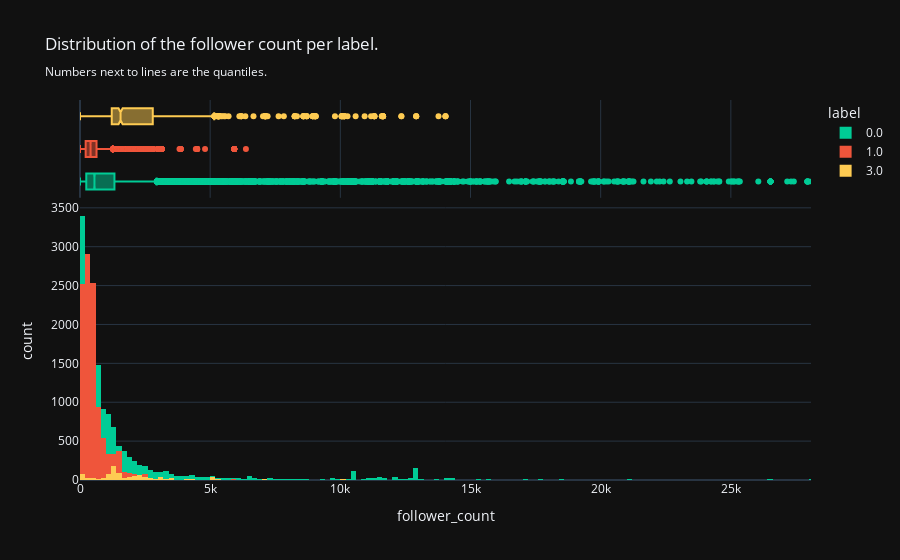

The cell this chart's notebook holds for it:
### Code cell
follower_count_q95 = df_main.follower_count.quantile(.95)
follower_count_q90 = df_main.follower_count.quantile(.90)


fig = px.histogram(df_main.query('follower_count < 30000'), 
                   x="follower_count", 
                   nbins=200,
                   color="label",
                   marginal="box", # or violin, rug
                   title='Distribution of the follower count per label.<br><sub>Numbers next to lines are the quantiles.',
                   **plotly_kwargs
                #    color_discrete_sequence=px.colors.qualitative.Plotly[3:]
                   )

max_follower_bot = df_main.query('label > 0')['follower_count'].max() * 2

fig = fig.update_layout(barmode='overlay', xaxis_range=(0, max_follower_bot))

fig

### Figure 1 — Plotly figure (JSON) as saved in the notebook; plotly's stock layout.template omitted (floating-point values rounded to 4 significant figures; data arrays with more than 128 entries replaced by an {"elided": "..."} marker saying what was removed)
{"data": [{"alignmentgroup": "True", "bingroup": "x", "hovertemplate": "label=0.0<br>follower_count=%{x}<br>count=%{y}<extra></extra>", "legendgroup": "0.0", "marker": {"color": "#00CC96", "pattern": {"shape": ""}}, "name": "0.0", "nbinsx": 200, "offsetgroup": "0.0", "orientation": "v", "showlegend": true, "type": "histogram", "x": {"elided": "16156 int values"}, "xaxis": "x", "yaxis": "y"}, {"alignmentgroup": "True", "hovertemplate": "label=0.0<br>follower_count=%{x}<extra></extra>", "legendgroup": "0.0", "marker": {"color": "#00CC96"}, "name": "0.0", "notched": true, "offsetgroup": "0.0", "showlegend": false, "type": "box", "x": {"elided": "16156 int values"}, "xaxis": "x2", "yaxis": "y2"}, {"alignmentgroup": "True", "bingroup": "x", "hovertemplate": "label=1.0<br>follower_count=%{x}<br>count=%{y}<extra></extra>", "legendgroup": "1.0", "marker": {"color": "#EF553B", "pattern": {"shape": ""}}, "name": "1.0", "nbinsx": 200, "offsetgroup": "1.0", "orientation": "v", "showlegend": true, "type": "histogram", "x": {"elided": "10931 int values"}, "xaxis": "x", "yaxis": "y"}, {"alignmentgroup": "True", "hovertemplate": "label=1.0<br>follower_count=%{x}<extra></extra>", "legendgroup": "1.0", "marker": {"color": "#EF553B"}, "name": "1.0", "notched": true, "offsetgroup": "1.0", "showlegend": false, "type": "box", "x": {"elided": "10931 int values"}, "xaxis": "x2", "yaxis": "y2"}, {"alignmentgroup": "True", "bingroup": "x", "hovertemplate": "label=3.0<br>follower_count=%{x}<br>count=%{y}<extra></extra>", "legendgroup": "3.0", "marker": {"color": "#FECB52", "pattern": {"shape": ""}}, "name": "3.0", "nbinsx": 200, "offsetgroup": "3.0", "orientation": "v", "showlegend": true, "type": "histogram", "x": {"elided": "980 int values"}, "xaxis": "x", "yaxis": "y"}, {"alignmentgroup": "True", "hovertemplate": "label=3.0<br>follower_count=%{x}<extra></extra>", "legendgroup": "3.0", "marker": {"color": "#FECB52"}, "name": "3.0", "notched": true, "offsetgroup": "3.0", "showlegend": false, "type": "box", "x": {"elided": "980 int values"}, "xaxis": "x2", "yaxis": "y2"}], "layout": {"barmode": "overlay", "legend": {"title": {"text": "label"}, "tracegroupgap": 0}, "title": {"text": "Distribution of the follower count per label.<br><sub>Numbers next to lines are the quantiles."}, "xaxis": {"anchor": "y", "domain": [0, 1], "range": [0, 28078], "title": {"text": "follower_count"}}, "xaxis2": {"anchor": "y2", "domain": [0, 1], "matches": "x", "showgrid": true, "showticklabels": false}, "yaxis": {"anchor": "x", "domain": [0, 0.7326], "title": {"text": "count"}}, "yaxis2": {"anchor": "x2", "domain": [0.7426, 1], "matches": "y2", "showgrid": false, "showline": false, "showticklabels": false, "ticks": ""}}}
